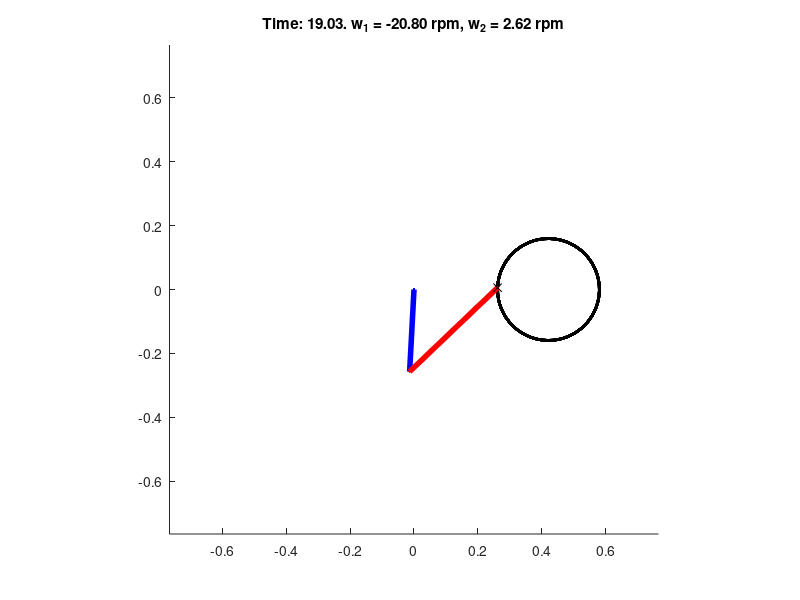

Recreate this plot in MATLAB.
function ik_test
% Tests inverse kinematics for a scara type robotic arm
clc; close all;

function [a1,a2] = ik_calc(x,y,L1,L2)
    l = (x.^2 + y.^2).^0.5;
    if size(l,2) > size(l,1), l = l'; x = x'; y = y'; end
    a1 = atan2d(y,x) - acosd((L2^2-l.^2-L1^2)./(-2*l*L1));
    a2 = 180 - acosd((l.^2-L1^2-L2^2)/(-2*L1*L2));
    
    % Simplifies impossible angles, happens when the term in acos becomes 
    % > 1.
    imp = logical(sum(logical(imag([a1 a2])),2));
    a1(imp) = atan2d(y(imp),x(imp));
    
    a2_replace = zeros(sum(imp==1),1);
    smlr = l(imp) < (L1-L2);
    a2_replace(smlr) = 180;
    a2(imp) = a2_replace;
    
    % Debug info
    %[(L2^2-l.^2-L1^2)./(-2*l*L1) (l.^2-L1^2-L2^2)/(-2*L1*L2) imp l]
    
end

% Arm lengths
L1 = 0.257; L2 = 0.380;


% Sets up main figure
fig = figure(1);
scrz = get(0,'ScreenSize');
FIGURE_X = 0.75*min(scrz(3),scrz(4)); FIGURE_Y = FIGURE_X;
set(fig,'Position',...
    [scrz(3)/2-FIGURE_X/2 scrz(4)/2-FIGURE_Y/2 FIGURE_X FIGURE_Y]);
clear FIGURE_X FIGURE_Y scrz

axis equal
axis manual
axis([-1.2*(L1+L2) 1.2*(L1+L2) -1.2*(L1+L2) 1.2*(L1+L2)]);
hold on

% plot handles
p_paint = plot(NaN,NaN);
set(p_paint,'Color','black','LineWidth',2,'LineStyle','-');
p = [];
p(1) = plot(NaN,NaN);
set(p(1),'Color','blue','LineWidth',4,'LineStyle','-');
p(2) = plot(NaN,NaN);
set(p(2),'Color','red','LineWidth',4,'LineStyle','-');
pend = plot(NaN,NaN);
set(pend,'Color','black','LineStyle','none','Marker','x','MarkerSize',6);


% Time step when plotting
Ts = 1/30;

% % Angles
% y_wanted = 0.1; %linspace(-0.5,0.5,100);
% x_wanted = 0.2; %linspace(-0.5,0.75,100);
% [ang_1,ang_2] = ik_calc(x_wanted,y_wanted,L1,L2);

v = 0.5; %m/s
R = (0.25*(L1+L2)); x_0 = (0.66*(L1+L2)); y_0 = 0;
tv = 0:Ts:19;
x_wanted = x_0 + R*cos(v/R*tv);
y_wanted = y_0 + R*sin(v/R*tv);
[ang_1,ang_2] = ik_calc(x_wanted,y_wanted,L1,L2);

% data = importdata('minicom.cap');
% tv = 0:Ts:data(end,1);
% ang_1 = interp1(data(:,1),data(:,2),tv);
% ang_2 = interp1(data(:,1),data(:,3),tv);

%[ang_1,ang_2] = ik_calc(0.43 + 0.16,0.16,L1,L2);

paint_vec = zeros(length(ang_1),2);
paint_pos = 1;

a1_old = ang_1(1); a2_old = ang_2(1);
for i = 1:length(ang_1)
    if imag(ang_1(i)) | imag(ang_2(i))
        fprintf('imag detected @ x = %0.2f, y = %0.2f\n',x_wanted(i),y_wanted(i));
        %keyboard;
    end
    fprintf('a1 = %0.2f, a2 = %0.2f\n',ang_1(i),ang_2(i));
    x1 = L1*cosd(ang_1(i)); y1 = L1*sind(ang_1(i));
    x2 = x1 + L2*cosd(ang_2(i)+ang_1(i)); y2 = y1 + L2*sind(ang_2(i)+ang_1(i));

    set(p(1),'XData',[0 x1],'YData',[0 y1]);
    set(p(2),'XData',[x1 x2],'YData',[y1 y2]);
    if exist('y_wanted','var')
        set(pend,'XData',x_wanted(i),'YData',y_wanted(i));
    end
    paint_vec(paint_pos,:) = [x2 y2];
    set(p_paint,'XData',paint_vec(1:paint_pos,1),'YData',paint_vec(1:paint_pos,2) );
    paint_pos = paint_pos + 1;
    
    title(sprintf('Time: %0.2f. w_1 = %0.2f rpm, w_2 = %0.2f rpm',i*Ts,(ang_1(i)-a1_old)/Ts/6,(ang_2(i)-a2_old)/Ts/6));
    a1_old = ang_1(i); a2_old = ang_2(i);
    %fprintf('x = %0.2f, y = %0.2f \n',x2,y2);
    pause(Ts);
end

disp('done');
end
